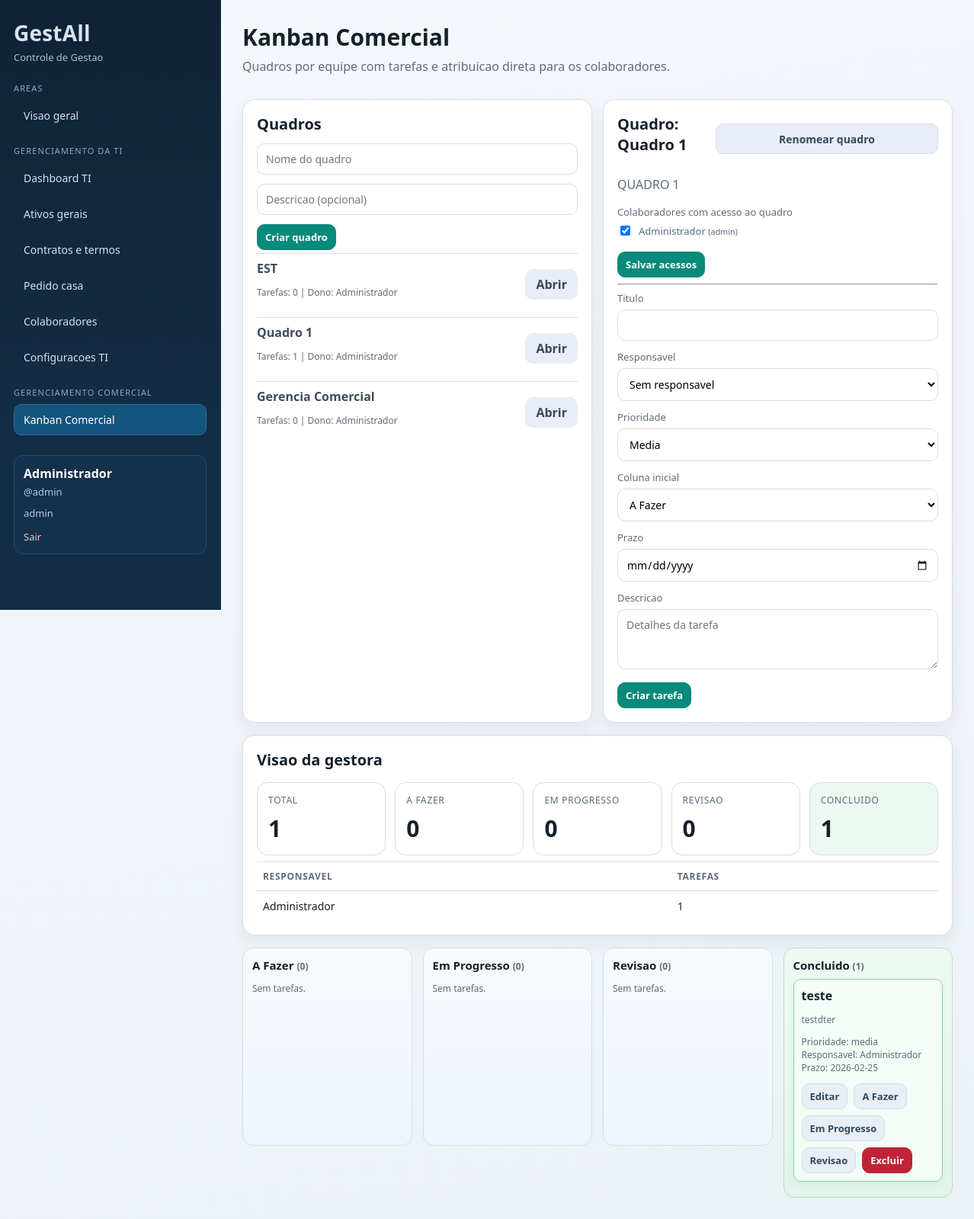
The page /index.php?r=commercial.kanban&board=2 (signed in) on the database its author committed.
### tables this page shows
CREATE TABLE commercial_boards (
                id INTEGER PRIMARY KEY AUTOINCREMENT,
                name TEXT NOT NULL,
                description TEXT,
                owner_user_id INTEGER NOT NULL,
                created_at TEXT NOT NULL DEFAULT CURRENT_TIMESTAMP,
                updated_at TEXT,
                FOREIGN KEY (owner_user_id) REFERENCES users(id) ON DELETE CASCADE
            );

CREATE TABLE users (
                id INTEGER PRIMARY KEY AUTOINCREMENT,
                username TEXT NOT NULL UNIQUE,
                password_hash TEXT NOT NULL,
                name TEXT NOT NULL,
                created_at TEXT NOT NULL DEFAULT CURRENT_TIMESTAMP
            , role TEXT NOT NULL DEFAULT 'admin', department_id INTEGER, staff_id INTEGER);

CREATE TABLE commercial_tasks (
                id INTEGER PRIMARY KEY AUTOINCREMENT,
                board_id INTEGER NOT NULL,
                title TEXT NOT NULL,
                description TEXT,
                status TEXT NOT NULL DEFAULT 'todo',
                priority TEXT NOT NULL DEFAULT 'media',
                assignee_user_id INTEGER,
                due_date TEXT,
                created_by_user_id INTEGER NOT NULL,
                created_at TEXT NOT NULL DEFAULT CURRENT_TIMESTAMP,
                updated_at TEXT,
                FOREIGN KEY (board_id) REFERENCES commercial_boards(id) ON DELETE CASCADE,
                FOREIGN KEY (assignee_user_id) REFERENCES users(id) ON DELETE SET NULL,
                FOREIGN KEY (created_by_user_id) REFERENCES users(id) ON DELETE CASCADE
            );

### app/Views/commercial/kanban.php (the view, shortened to what the rows shown need)
<?php
$statusLabels = [
    'todo' => 'A Fazer',
    'doing' => 'Em Progresso',
    'review' => 'Revisao',
    'done' => 'Concluido',
];
?>
<section class="page-head">
    <h1>Kanban Comercial</h1>
</section>
<section class="card-grid">
    <article class="card">
        <h2>Quadros</h2>
        <ul class="simple-list stack-list">
            <?php foreach ($boards as $board): ?>
                <li class="stack-item">
                    <div>
                        <strong><?= htmlspecialchars((string) $board['name']) ?></strong>
                        <p class="muted small">Tarefas: <?= (int) ($board['total_tasks'] ?? 0) ?> | Dono: <?= htmlspecialchars((string) ($board['owner_name'] ?? '')) ?></p>
                    </div>
                    <a class="btn btn-muted" href="index.php?r=commercial.kanban&board=<?= (int) $board['id'] ?>">Abrir</a>
                </li>
            <?php endforeach; ?>
        </ul>
    </article>
    <?php if ($selectedBoard): ?>
        <article class="card">
            <div class="kanban-head">
                <h2>Quadro: <?= htmlspecialchars((string) $selectedBoard['name']) ?></h2>
                <?php if ($canManage): ?>
                    <button type="button" class="btn btn-muted" data-toggle-target="editBoardBox">Renomear quadro</button>
                <?php endif; ?>
            </div>
            <?php if (!empty($selectedBoard['description'])): ?>
                <p class="muted"><?= htmlspecialchars((string) $selectedBoard['description']) ?></p>
            <?php endif; ?>
            <?php if ($canManage): ?>
                <form method="post" action="index.php?r=commercial.kanban.members.update" class="form-grid two">
                    <div class="full">
                        <label>Colaboradores com acesso ao quadro</label>
                        <div class="permission-grid">
                            <?php
                                $memberIds = array_map(static fn(array $m): int => (int) $m['id'], $members);
                            ?>
                            <?php foreach ($users as $userRow): ?>
                                <label class="permission-item">
                                    <input
                                        type="checkbox"
                                        name="member_user_ids[]"
                                        value="<?= (int) $userRow['id'] ?>"
                                        <?= in_array((int) $userRow['id'], $memberIds, true) ? 'checked' : '' ?>
                                    >
                                    <span>
                                        <?= htmlspecialchars((string) $userRow['name']) ?>
                                        <small class="muted">(<?= htmlspecialchars((string) $userRow['username']) ?><?= !empty($userRow['department_name']) ? ' - ' . htmlspecialchars((string) $userRow['department_name']) : '' ?>)</small>
                                    </span>
                                </label>
                            <?php endforeach; ?>
                        </div>
                    </div>
                    <div class="actions-inline full">
                        <button type="submit">Salvar acessos</button>
                    </div>
                </form>
                <hr>
                <form method="post" action="index.php?r=commercial.kanban.task.store" class="form-grid three">
                    <div>
                        <label>Titulo</label>
                        <input type="text" name="title" required>
                    </div>
                    <div>
                        <label>Responsavel</label>
                        <select name="assignee_user_id">
                            <option value="">Sem responsavel</option>
                        </select>
                    </div>
                    <div>
                        <label>Prioridade</label>
                        <select name="priority">
                            <option value="media" selected>Media</option>
                        </select>
                    </div>
                    <div>
                        <label>Coluna inicial</label>
                        <select name="status">
                            <?php foreach ($statuses as $status): ?>
                                <option value="<?= htmlspecialchars((string) $status) ?>">
                                    <?= htmlspecialchars((string) ($statusLabels[$status] ?? strtoupper((string) $status))) ?>
                                </option>
                            <?php endforeach; ?>
                        </select>
                    </div>
                    <div>
                        <label>Prazo</label>
                        <input type="date" name="due_date">
                    </div>
                    <div class="full">
                        <label>Descricao</label>
                        <textarea name="description" rows="3" placeholder="Detalhes da tarefa"></textarea>
                    </div>
                    <div class="actions-inline full">
                        <button type="submit">Criar tarefa</button>
                    </div>
                </form>
            <?php else: ?>
                <p class="muted">Voce visualiza apenas tarefas atribuidas para seu usuario.</p>
            <?php endif; ?>
        </article>
    <?php endif; ?>
</section>
<?php if ($selectedBoard): ?>
    <?php if ($canManage && $managerSummary): ?>
        <section class="card">
            <h2>Visao da gestora</h2>
            <div class="table-wrap">
                <table>
                    <thead>
                        <tr>
                            <th>Responsavel</th>
                            <th>Tarefas</th>
                        </tr>
                    </thead>
                    <tbody>
                        <?php foreach ($managerSummary['by_assignee'] as $assigneeName => $count): ?>
                            <tr>
                                <td><?= htmlspecialchars((string) $assigneeName) ?></td>
                                <td><?= (int) $count ?></td>
                            </tr>
                        <?php endforeach; ?>
                    </tbody>
                </table>
            </div>
        </section>
    <?php endif; ?>
    <section class="kanban-board" data-board-id="<?= (int) $selectedBoard['id'] ?>">
        <?php foreach ($statuses as $status): ?>
            <article class="kanban-column <?= $status === 'done' ? 'done-col' : '' ?>" data-status="<?= htmlspecialchars((string) $status) ?>">
                <h3>
                    <?= htmlspecialchars((string) ($statusLabels[$status] ?? strtoupper((string) $status))) ?>
                    <span class="muted small">(<?= count($tasksByStatus[$status]) ?>)</span>
                </h3>
                <?php foreach ($tasksByStatus[$status] as $task): ?>
                    <div class="kanban-card <?= (string) $task['status'] === 'done' ? 'done-card' : '' ?>" draggable="true" data-task-id="<?= (int) $task['id'] ?>">
                        <p class="kanban-title"><?= htmlspecialchars((string) $task['title']) ?></p>
                        <?php if (!empty($task['description'])): ?>
                            <p class="muted small"><?= nl2br(htmlspecialchars((string) $task['description'])) ?></p>
                        <?php endif; ?>
                        <p class="muted small">
                            Prioridade: <?= htmlspecialchars((string) $task['priority']) ?><br>
                            Responsavel: <?= htmlspecialchars((string) ($task['assignee_name'] ?? 'Nao definido')) ?><br>
                            <?php if (!empty($task['due_date'])): ?>
                                Prazo: <?= htmlspecialchars((string) $task['due_date']) ?>
                            <?php endif; ?>
                        </p>
                        <div class="actions-inline">
                            <button type="button" class="btn btn-muted" data-toggle-target="editTask<?= (int) $task['id'] ?>">Editar</button>
                            <?php foreach ($statuses as $moveStatus): ?>
                                <?php if ($moveStatus === (string) $task['status']): ?>
                                    <?php continue; ?>
                                <?php endif; ?>
                                <form method="post" action="index.php?r=commercial.kanban.task.move">
                                    <button type="submit" class="btn btn-muted"><?= htmlspecialchars((string) ($statusLabels[$moveStatus] ?? strtoupper((string) $moveStatus))) ?></button>
                                </form>
                            <?php endforeach; ?>
                            <?php if ($canManage): ?>
                                <form method="post" action="index.php?r=commercial.kanban.task.delete" onsubmit="return confirm('Excluir tarefa?');">
                                    <button type="submit" class="btn-danger">Excluir</button>
                                </form>
                            <?php endif; ?>
                        </div>
                    </div>
                <?php endforeach; ?>
            </article>
        <?php endforeach; ?>
    </section>
<?php endif; ?>

### rows shown on the page
commercial_boards: name "EST", total_tasks "0", owner_name "Administrador"
commercial_boards: name "Quadro 1", total_tasks "1", owner_name "Administrador", description "QUADRO 1"
commercial_boards: name "Gerencia Comercial", total_tasks "0", owner_name "Administrador"
users: id "☑"
commercial_tasks: created_by_user.name "Administrador", count "1", title "teste", description "testdter", priority "media", due_date "2026-02-25", moveStatus "A Fazer", moveStatus "Em Progresso", moveStatus "Revisao"

### other values the page prints
$user['name'] "Administrador"
$user['username'] "admin"
$user['role'] "admin"
$userRow['name'] "Administrador"
$userRow['username'] "admin"
$managerSummary['total'] "1"
$managerSummary['by_status']['todo'] "0"
$managerSummary['by_status']['doing'] "0"
$managerSummary['by_status']['review'] "0"
$managerSummary['by_status']['done'] "1"
$statusLabels[$status] "A Fazer"
count($tasksByStatus[$status]) "0"
$statusLabels[$status] "Em Progresso"
$statusLabels[$status] "Revisao"
$statusLabels[$status] "Concluido"
